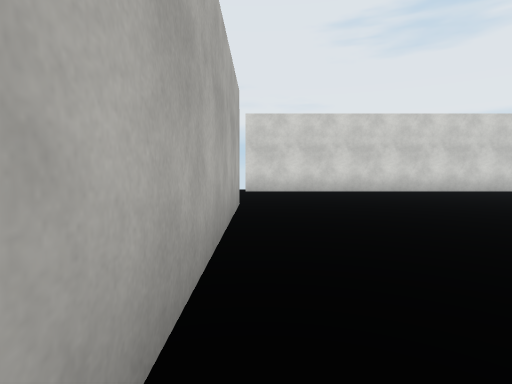
[1] (above)

20 first-person views from a walk through a scene from a Unity 3-D project. The camera is 1.3 m above the floor, tilts 4° down and sees 80° across. The floor is counted in squares, 2 m on a side. Each view is taken from the middle of a square. On the plan, view 1 faces up. The plan holds only what a view shows up to about 10 squares ahead; the rest is blank. Surface patterns are stand-ins for the level's own textures.

[2]
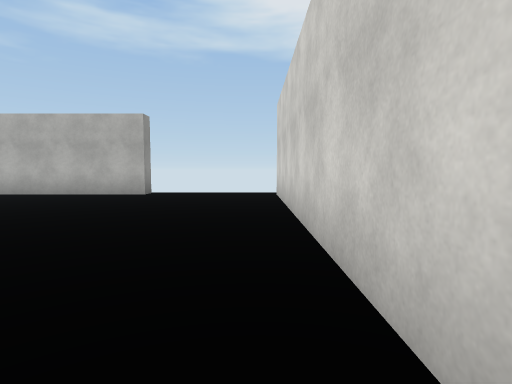

[3]
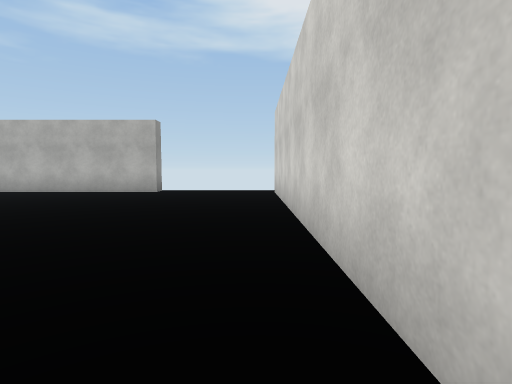

[4]
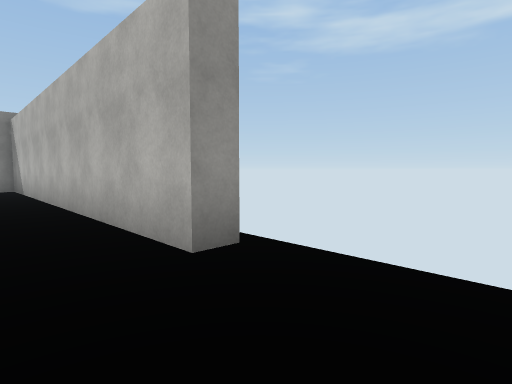

[5]
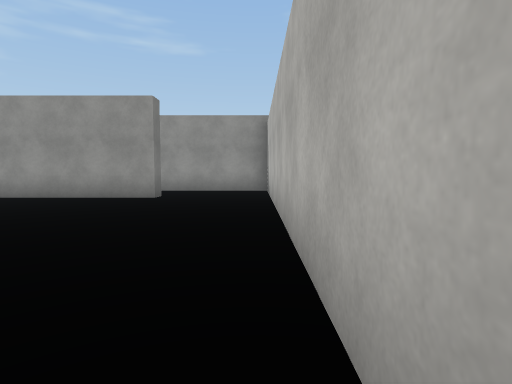

[6]
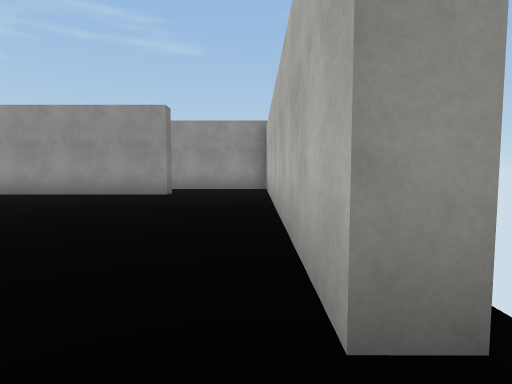

[7]
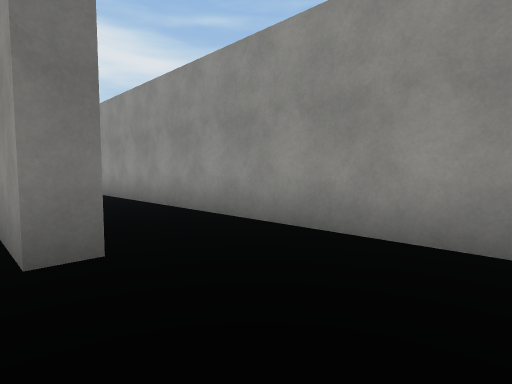

[8]
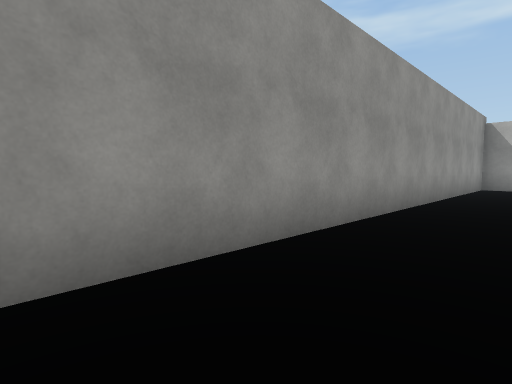

[9]
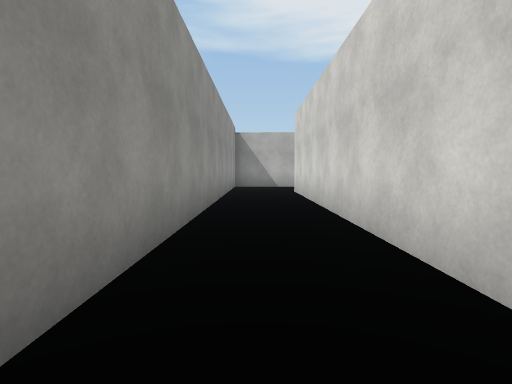

[10]
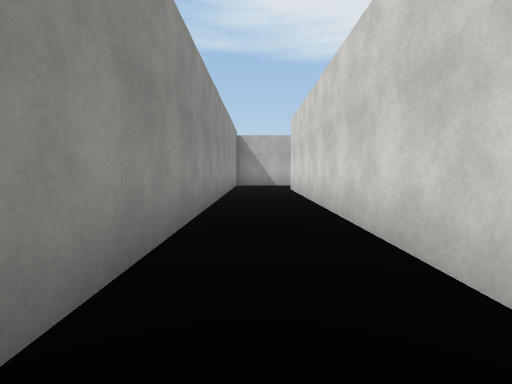

[11]
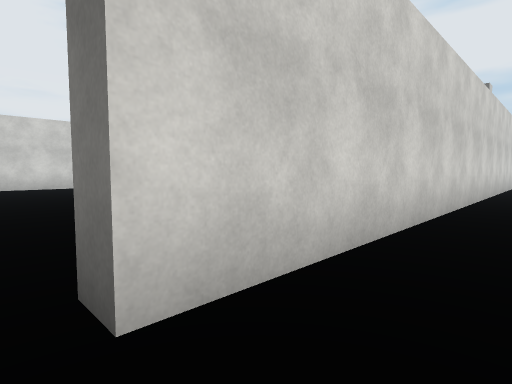

[12]
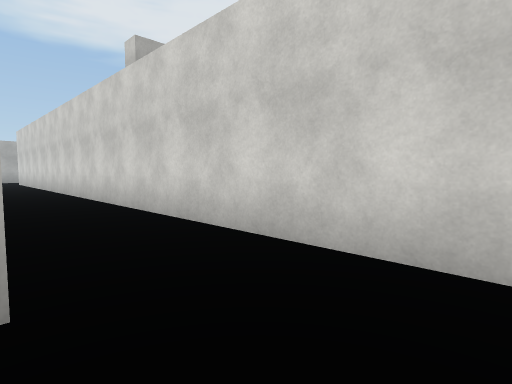

[13]
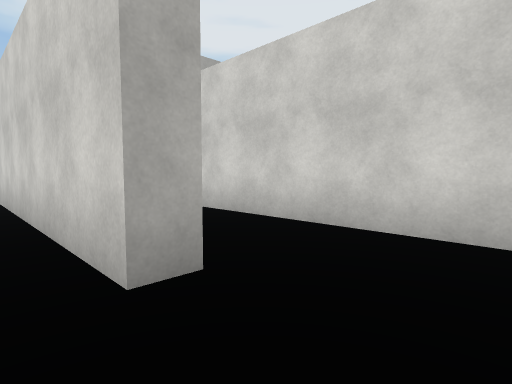

[14]
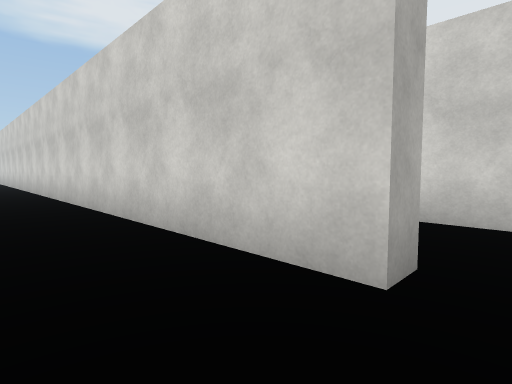

[15]
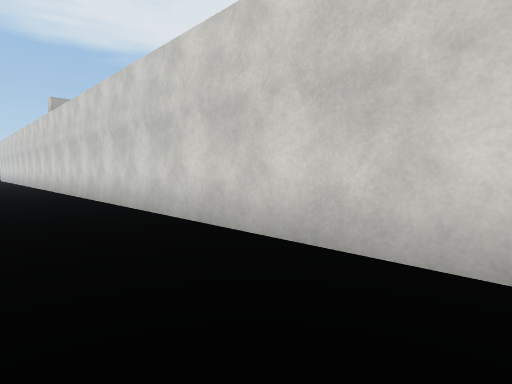

[16]
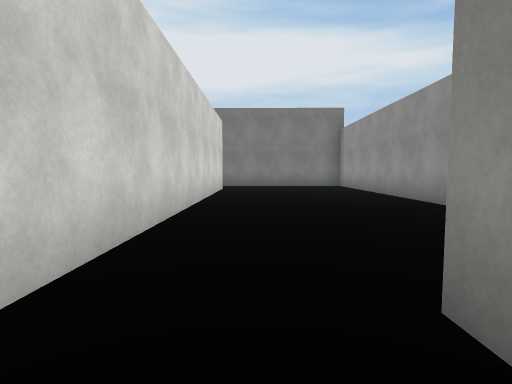

[17]
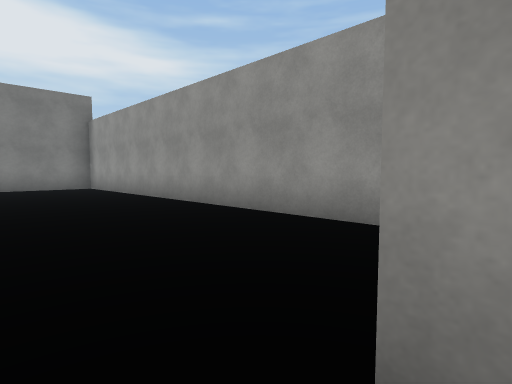

[18]
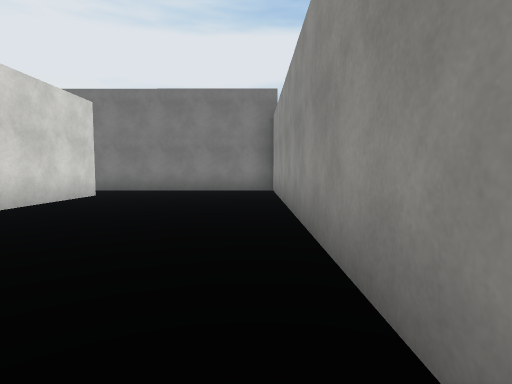

[19]
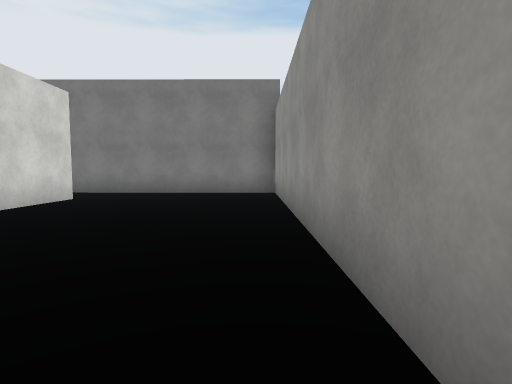

[20]
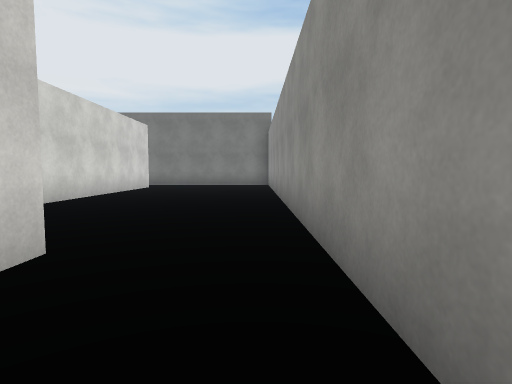

### Floor plan
Points are (right, up) in squares from view 1. A wall is a line through its corners. A room is listed if a view was taken in it or the views show most of it. See-through windows are left out.
Room 1 (views 1, 2, 3, 4, 5, 6, 7, 8, 9, 10, 11, 16, 17)
walls: (8.4, 9.6) (-0.4, 9.6); (-0.9, 6) (-0.3, 6) (-0.4, -3.8) (12.1, -3.8); (17.9, -3.8) (18.4, -3.8); (19.5, -1.8) (2.4, -1.8) (2.4, -1.3) (7, -1.3)
ways out: opening at (18.5, -2.5) to room 2
Room 2 (views 12, 13, 14, 15, 18, 19, 20)
walls: (18.4, -3.8) (18.4, -4.3) (6.5, -4.3); (16.6, -6.6) (30, -6.6) (30, -1.5); (28, -1.8) (19.5, -1.8)
ways out: opening at (18.5, -2.5) to room 1; opening at (29, -1)

Where each view was taken, in squares from view 1:
view 1: 0 up, 0 right, facing up
view 2: 9 up, 8 right, facing left
view 3: 9 up, 9 right, facing left
view 4: 8 up, 1 right, facing down-left
view 5: 6 up, 0 right, facing down
view 6: 7 up, 0 right, facing down
view 7: 1 down, 0 right, facing down-right
view 8: 2 down, 12 right, facing down-left
view 9: 3 down, 12 right, facing left
view 10: 3 down, 13 right, facing left
view 11: 3 down, 2 right, facing up-right
view 12: 4 down, 20 right, facing up-left
view 13: 5 down, 20 right, facing up-left
view 14: 6 down, 19 right, facing up-left
view 15: 4 down, 27 right, facing up-left
view 16: 3 down, 17 right, facing right
view 17: 3 down, 18 right, facing down-right
view 18: 6 down, 20 right, facing right
view 19: 6 down, 21 right, facing right
view 20: 6 down, 16 right, facing right
